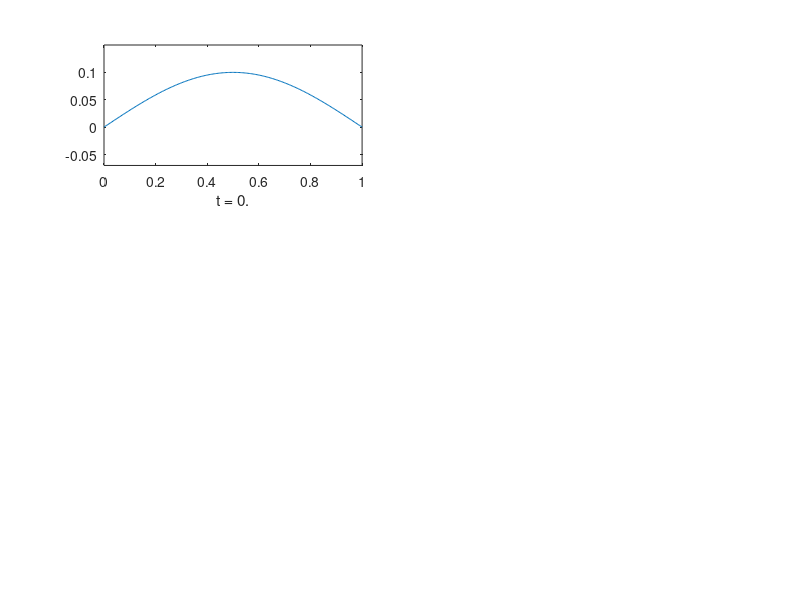

Write the MATLAB code that produced this figure. (Note: this script raises an error after producing the figure.)
function threadline
% Problem corresponding to Fig. 1 of R.D. Swope and W.F. Ames, Vibrations 
% of a moving threadlne, J. Franklin Inst., 275 (1963) 36-55.  They write
% the PDEs as a pair of first order equations in a vector W = [y,u].  Only 
% y is of interest.  Swope & Ames discuss various values of a parameter 
% alpha, of which +7/4 is an interesting choice because of a kink that
% develops in the solution.

global A

meth = menu('Specify the method','LxF','LxW','SLxW','NT');
switch meth
    case 1
        method = 'LxF';
    case 2
        method = 'LxW';
    case 3
        method = 'SLxW';
    case 4
        method = 'NT';
end

alpha = +7/4;
beta = 0.25*alpha^2 - 1;
A = [0 1; -beta alpha];

t = 0;
Npoints = 200;
x = linspace(0,1,Npoints);

W = zeros(2,Npoints);
W(1,:) = 0.1*sin(pi*x);

close all
subplot(3,2,1), plot(x,W(1,:))
axis([0 1 -.07 .15]) 
xlabel('t = 0.')

sol = setup(3,@cl,t,x,W,method,[],@bcs);

% A constant step size is appropriate.
mu = max(abs(alpha/2 + 1),abs(alpha/2 - 1));
dx = x(2) - x(1);
dt = 0.9*dx/mu;

howfar = 0.5;
for i = 1:4
    sol = hpde(sol,howfar,dt);
    t = sol.t;
    W = sol.u;
    subplot(3,2,i+1),plot(x,W(1,:))
    axis([0 1 -.07 .15])
    xlabel(['t = ',num2str(i/2),'.'])
end

%=========================================================================
% Subfunctions

    function F = cl(u)
        global A
        F = -A*u;
    % end function cl

    function [uL,uR] = bcs(t,uL,uR)
        uL(1) = 0;
        uR(1) = 0.1*sin(t*pi/2);
    % end function bcs

% end function threadline